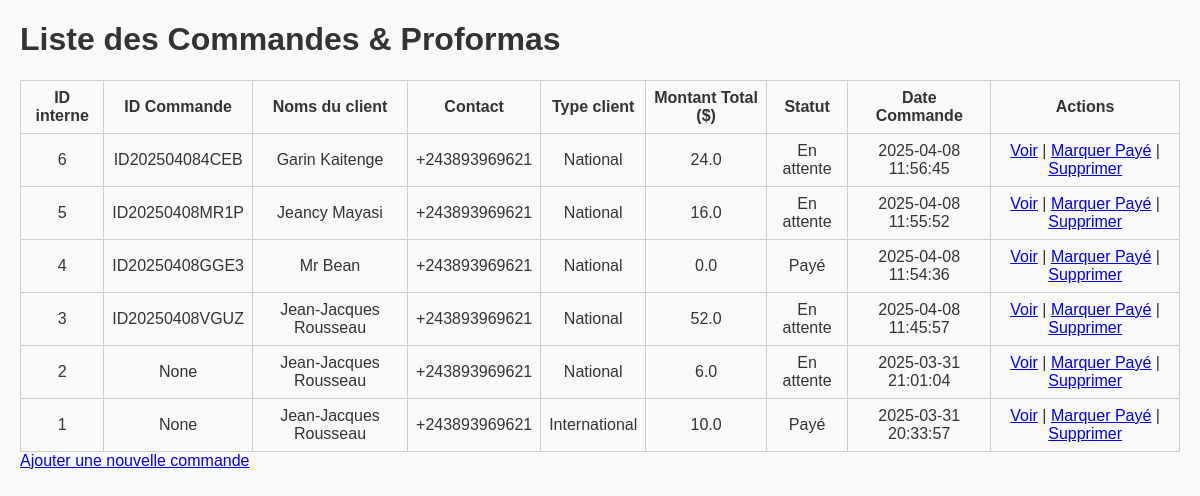
The app's page /commandes/liste with its own data.
### tables this page shows
CREATE TABLE proformas (
            id INTEGER PRIMARY KEY AUTOINCREMENT,
            nom_client TEXT,
            contact TEXT,
            type_client TEXT,
            produits TEXT,
            montant_total REAL,
            mode_livraison TEXT,
            frais_livraison REAL,
            observations TEXT,
            date_commande TEXT,
            date_generation TEXT,
            date_expiration TEXT,
            statut TEXT,
            chemin_fichier TEXT
        , id_commande TEXT);

### routes/commandes_routes.py (the view)
@commandes_bp.route("/liste")
def liste_commandes():
    conn = sqlite3.connect(DB_NAME)
    c = conn.cursor()
    c.execute('''
        SELECT
            id,
            id_commande,
            nom_client,
            contact,
            type_client,
            produits,
            montant_total,
            mode_livraison,
            frais_livraison,
            observations,
            date_commande,
            date_generation,
            date_expiration,
            statut,
            chemin_fichier
        FROM proformas
        ORDER BY id DESC
    ''')
    commandes = c.fetchall()
    conn.close()
    return render_template("commandes_liste.html", commandes=commandes)

### templates/commandes_liste.html (shortened to what this page needs)
<!DOCTYPE html>
<html lang="fr">
<head>
  <link rel="stylesheet" href="{{ url_for('static', filename='style.css') }}">
</head>
<body>
  <h1>Liste des Commandes & Proformas</h1>
  <table border="1" cellpadding="5">
    <tr>
      <th>ID interne</th>
      <th>ID Commande</th>
      <th>Noms du client</th>
      <th>Contact</th>
      <th>Type client</th>
      <th>Montant Total ($)</th>
      <th>Statut</th>
      <th>Date Commande</th>
      <th>Actions</th>
    </tr>
    {% for row in commandes %}
    <tr>
      <td>{{ row[0] }}</td>
      <td>{{ row[1] }}</td>
      <td>{{ row[2] }}</td>
      <td>{{ row[3] }}</td>
      <td>{{ row[4] }}</td>
      <td>{{ row[6] }}</td>
      <td>{{ row[13] }}</td>
      <td>{{ row[10] }}</td>
      <td>
        <a href="{{ url_for('commandes.view_proforma', proforma_id=row[0]) }}">Voir</a> |
        <a href="{{ url_for('commandes.changer_statut', proforma_id=row[0], nouveau_statut='Payé') }}">Marquer Payé</a> |
        <a href="{{ url_for('commandes.delete_commande', proforma_id=row[0]) }}" onclick="return confirm('Supprimer ?');">Supprimer</a>
      </td>
    </tr>
    {% endfor %}
  </table>
  <a href="{{ url_for('commandes.nouvelle_commande') }}">Ajouter une nouvelle commande</a>
</body>
</html>

### static/style.css (style rules this page uses)
body { font-family: Arial, sans-serif; margin: 20px; background: #f9f9f9; color: #333; }
table { width: 100%; border-collapse: collapse; margin-top: 10px; }
th, td { border: 1px solid #ccc; padding: 8px; text-align: center; }

### records on screen
proformas: id "6", id_commande "ID202504084CEB", nom_client "Garin Kaitenge", contact "+243893969621", type_client "National", montant_total "24.0", statut "En attente", date_commande "2025-04-08 11:56:45"
proformas: id "5", id_commande "ID20250408MR1P", nom_client "Jeancy Mayasi", contact "+243893969621", type_client "National", montant_total "16.0", statut "En attente", date_commande "2025-04-08 11:55:52"
proformas: id "4", id_commande "ID20250408GGE3", nom_client "Mr Bean", contact "+243893969621", type_client "National", montant_total "0.0", statut "Payé", date_commande "2025-04-08 11:54:36"
proformas: id "3", id_commande "ID20250408VGUZ", nom_client "Jean-Jacques Rousseau", contact "+243893969621", type_client "National", montant_total "52.0", statut "En attente", date_commande "2025-04-08 11:45:57"
proformas: id "2", row "None", nom_client "Jean-Jacques Rousseau", contact "+243893969621", type_client "National", montant_total "6.0", statut "En attente", date_commande "2025-03-31 21:01:04"
proformas: id "1", row "None", nom_client "Jean-Jacques Rousseau", contact "+243893969621", type_client "International", montant_total "10.0", statut "Payé", date_commande "2025-03-31 20:33:57"
